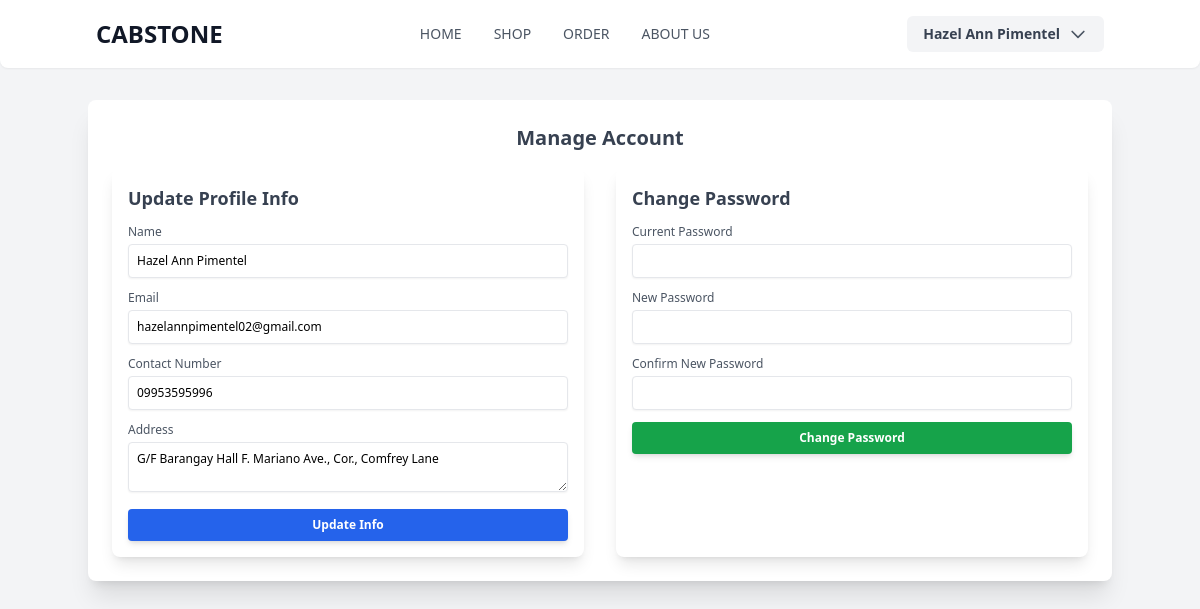
The app's page /CabstoneInventory/website/manage_account.php (signed in) with its own data.
### tables this page shows
CREATE TABLE `user` (
  `user_id` varchar(10) NOT NULL,
  `name` varchar(100) NOT NULL,
  `email` varchar(100) NOT NULL,
  `cont_num` varchar(15) NOT NULL,
  `address` varchar(255) NOT NULL,
  `password` varchar(100) NOT NULL
);

### CabstoneInventory/website/manage_account.php (the view, shortened to what this page needs)
<?php
$host = "localhost";
$user = "root";
$pass = "";
$db = "inventory_system";
$conn = new mysqli($host, $user, $pass, $db);
$user_id = $_SESSION['user_id'];
$stmt = $conn->prepare("SELECT name, email, cont_num, address FROM user WHERE user_id = ?");
$stmt->bind_param("s", $user_id);
$stmt->execute();
$stmt->bind_result($name, $email, $cont_num, $address);
?>
<!DOCTYPE html>
<html lang="en">
<head>
    <script src="https://cdn.tailwindcss.com"></script>
</head>
<body class="bg-gray-100 font-sans text-sm">
    <?php include 'header.php'; ?>
    <div class="max-w-5xl mx-auto bg-white p-6 mt-8 shadow-xl rounded-lg">
        <h2 class="text-xl font-bold mb-4 text-gray-700 text-center">Manage Account</h2>
        <div class="grid grid-cols-1 md:grid-cols-2 gap-8">
            <div class="bg-white shadow-lg rounded-lg p-4">
                <h3 class="text-lg font-semibold mb-3 text-gray-700">Update Profile Info</h3>
                <form method="POST" class="space-y-3">
                    <div>
                        <label class="block text-gray-600 text-xs mb-1">Name</label>
                        <input type="text" name="name" value="<?= htmlspecialchars($name) ?>" class="w-full p-2 border rounded text-xs focus:ring-1 focus:ring-blue-400 shadow-sm" required>
                    </div>
                    <div>
                        <label class="block text-gray-600 text-xs mb-1">Email</label>
                        <input type="email" name="email" value="<?= htmlspecialchars($email) ?>" class="w-full p-2 border rounded text-xs focus:ring-1 focus:ring-blue-400 shadow-sm" required>
                    </div>
                    <div>
                        <label class="block text-gray-600 text-xs mb-1">Contact Number</label>
                        <input type="text" name="cont_num" value="<?= htmlspecialchars($cont_num) ?>" class="w-full p-2 border rounded text-xs focus:ring-1 focus:ring-blue-400 shadow-sm" required>
                    </div>
                    <div>
                        <label class="block text-gray-600 text-xs mb-1">Address</label>
                        <textarea name="address" class="w-full p-2 border rounded text-xs focus:ring-1 focus:ring-blue-400 shadow-sm" required><?= htmlspecialchars($address) ?></textarea>
                    </div>
                    <button type="submit" name="update_info" class="bg-blue-600 text-white px-4 py-2 rounded hover:bg-blue-700 w-full text-xs font-semibold shadow-md">Update Info</button>
                </form>
            </div>
            <div class="bg-white shadow-lg rounded-lg p-4">
                <h3 class="text-lg font-semibold mb-3 text-gray-700">Change Password</h3>
                <form method="POST" class="space-y-3">
                    <div>
                        <label class="block text-gray-600 text-xs mb-1">Current Password</label>
                        <input type="password" name="current_password" class="w-full p-2 border rounded text-xs focus:ring-1 focus:ring-green-400 shadow-sm" required>
                    </div>
                    <div>
                        <label class="block text-gray-600 text-xs mb-1">New Password</label>
                        <input type="password" name="new_password" class="w-full p-2 border rounded text-xs focus:ring-1 focus:ring-green-400 shadow-sm" required>
                    </div>
                    <div>
                        <label class="block text-gray-600 text-xs mb-1">Confirm New Password</label>
                        <input type="password" name="confirm_password" class="w-full p-2 border rounded text-xs focus:ring-1 focus:ring-green-400 shadow-sm" required>
                    </div>
                    <button type="submit" name="change_password" class="bg-green-600 text-white px-4 py-2 rounded hover:bg-green-700 w-full text-xs font-semibold shadow-md">Change Password</button>
                </form>
            </div>
        </div>
    </div>
</body>
</html>

### records on screen
user: name "Hazel Ann Pimentel", email "hazelannpimentel02@gmail.com", cont_num "09953595996", address "G/F Barangay Hall F. Mariano Ave., Cor., Comfrey Lane"

### other values on screen
$_SESSION['name'] "Hazel Ann Pimentel"
